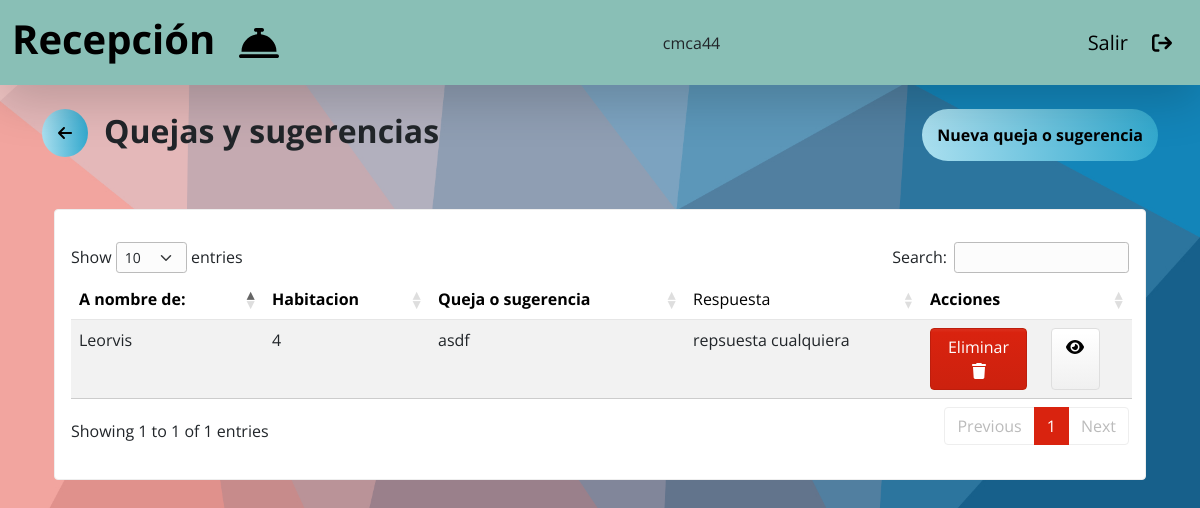
/csuggestion/ (signed in), run on the app's committed database.
### main/models.py (models this page shows, shortened)
class User(AbstractUser):
    category = models.CharField(max_length=20)

class QSugerencias(models.Model):
    name = models.ForeignKey(Reservacion, on_delete=models.CASCADE)
    roomNumber = models.ForeignKey(Habitacion, on_delete=models.CASCADE)
    info = models.CharField(max_length=500)
    doneResponse = models.BooleanField(default=False)
    response = models.CharField(max_length=500, default='')

class Reservacion(models.Model):
    name = models.CharField(max_length=50)
    lastName = models.CharField(max_length=50)
    entry_date = models.DateField()
    out_date = models.DateField()
    roomNumber = models.ForeignKey(Habitacion, on_delete=models.CASCADE)
    def __str__(self):
        return self.name

class Habitacion(models.Model):
    roomNumber = models.IntegerField(primary_key=True)
    dispo = models.BooleanField(default=True)
    def __str__(self):
        return self.roomNumber.__str__()

### main/views.py (the view)
# urls.py: path('csuggestion/', views.complaintSuggestion, name='csuggestions'),
@login_required
def complaintSuggestion(request):
    cs = QSugerencias.objects.all()
    context = {'cs': cs}
    return render(request, 'complaint_suggestions/csuggestions.html', context)

### main/templates/complaint_suggestions/csuggestions.html
{% extends 'base.html' %} {% load static %} {% block content %}
<section class="container pt-4">
  <div class="d-flex justify-content-between">
    <div class="d-flex align-items-center gap-3">
      <a
        href="{% url 'home' %}"
        class="text-decoration-none"
        style="color: black"
        ><i
          class="fa-solid fa-arrow-left rounded-circle p-3 back-arrow-button"
        ></i
      ></a>
      <h2 class="fw-bold">Quejas y sugerencias</h2>
    </div>
    <a
      href="{% url 'newCSuggestion' %}"
      class="text-decoration-none gbutton"
      >Nueva queja o sugerencia</a
    >
  </div>
  {% include 'complaint_suggestions/csuggestion_list.html' %}
</section>
{% endblock content %}

### main/templates/base.html (shortened to what this page needs)
{% load static %}
<!DOCTYPE html>
<html lang="en">
  <head>
    <link rel="stylesheet" href="{% static 'css/bootstrap.css' %}" />
    <link rel="stylesheet" href="{% static 'css/styles.css' %}" />
    <link
      rel="stylesheet"
      type="text/css"
      href="{% static 'plugins/data_tables/datatables.min.css' %}"
    />
  </head>
  <body>
    {% if request.user.is_authenticated %}
    <nav
      class="navbar navbar-expand-lg border-0 shadow-lg"
      style="background-color: #89bfb6; height: 85px"
    >
      <div class="container-fluid align-items-center">
        <a
          href="{% url 'home' %}"
          class="navbar-brand text-black d-flex align-items-center gap-4"
        >
          {% if request.user.category == '1' %}
          <h1 class="fw-bold">Administración</h1>
          <i class="fa-solid fa-user-tie fa-2xl"></i>
          {% else %}
          <h1 class="fw-bold">Recepción</h1>
          <i class="fa-solid fa-bell-concierge fa-2xl"></i>
          {% endif %}
        </a>
        {{request.user}}
        <a
          href="{% url 'logout' %}"
          class="navbar-brand text-black d-flex align-items-center gap-4"
        >
          <p class="m-0">Salir</p>
          <i class="fa-solid fa-arrow-right-from-bracket"></i>
        </a>
      </div>
    </nav>
    {% endif %} {% block content %} {% endblock content %}
  </body>
</html>

### main/templates/complaint_suggestions/csuggestion_list.html (shortened to what this page needs)
<section class="container my-5 w-100 w-md-75">
  <div class="card py-3">
    <div class="card-body">
      <table id="table_id" class="display table table-striped">
        <thead class="table-light">
          <tr>
            <th>A nombre de:</th>
            <th>Habitacion</th>
            <th>Queja o sugerencia</th>
            <td>Respuesta</td>
            <th>Acciones</th>
          </tr>
        </thead>
        <tbody>
          {% for csdata in cs %}
          <tr>
            <td>{{csdata.name}}</td>
            <td>{{csdata.roomNumber}}</td>
            <td>{{csdata.info}}</td>
            <td>{{csdata.response}}</td>
            <td>
              <div class="d-flex gap-4">
                {% if request.user.category == '1' %}
                <button
                  data-bs-toggle="modal"
                  data-bs-target="#exampleModal"
                  class="btn btn-primary w-25"
                >
                  <i class="fa-solid fa-eye"></i>
                </button>
                {% if csdata.response != '' %}
                <a
                  href="{% url 'editResponseCSuggestion' csdata.id %}"
                  class="btn btn-danger w-75"
                  >Editar Respuesta
                  <i class="fa-solid fa-pencil"></i>
                </a>
                {% else %}
                <a
                  href="{% url 'askcsuggestion' csdata.id %}"
                  class="btn btn-success w-75"
                  >Responder
                  <i class="fa-solid fa-pencil"></i>
                </a>
                {% endif %} {% else %}
                <a
                  href="{% url 'deleteCSuggestion' csdata.id %}"
                  class="btn btn-primary w-50"
                  >Eliminar
                  <i class="fa-solid fa-trash"></i>
                </a>
                {% if csdata.response != '' %}
                <a href="#" class="btn btn-secondary w-25">
                  <i class="fa-solid fa-eye"></i>
                </a>
                {% endif %} {% endif %}
              </div>
            </td>
          </tr>
          {% endfor %}
        </tbody>
      </table>
    </div>
  </div>
</section>

### main/static/css/styles.css (style rules this page uses)
body { background-image: url("../assets/bg_bggenerator_com_1.jpg"); background-position: center; background-repeat: no-repeat; background-size: cover; }
.gbutton { display: flex; align-items: center; justify-content: center; background-image: linear-gradient(to right, #aadfef, #33a9ce); border-radius: 50px; font-weight: 700; color: black; padding: 12px 15px; transition: all 0.4s; }
.back-arrow-button { background-image: linear-gradient(to right, #aadfef, #33a9ce); transition: all 0.4s; }

### data on the page
User: user "cmca44"
QSugerencias: name "Leorvis", roomNumber "4", info "asdf", response "repsuesta cualquiera"
